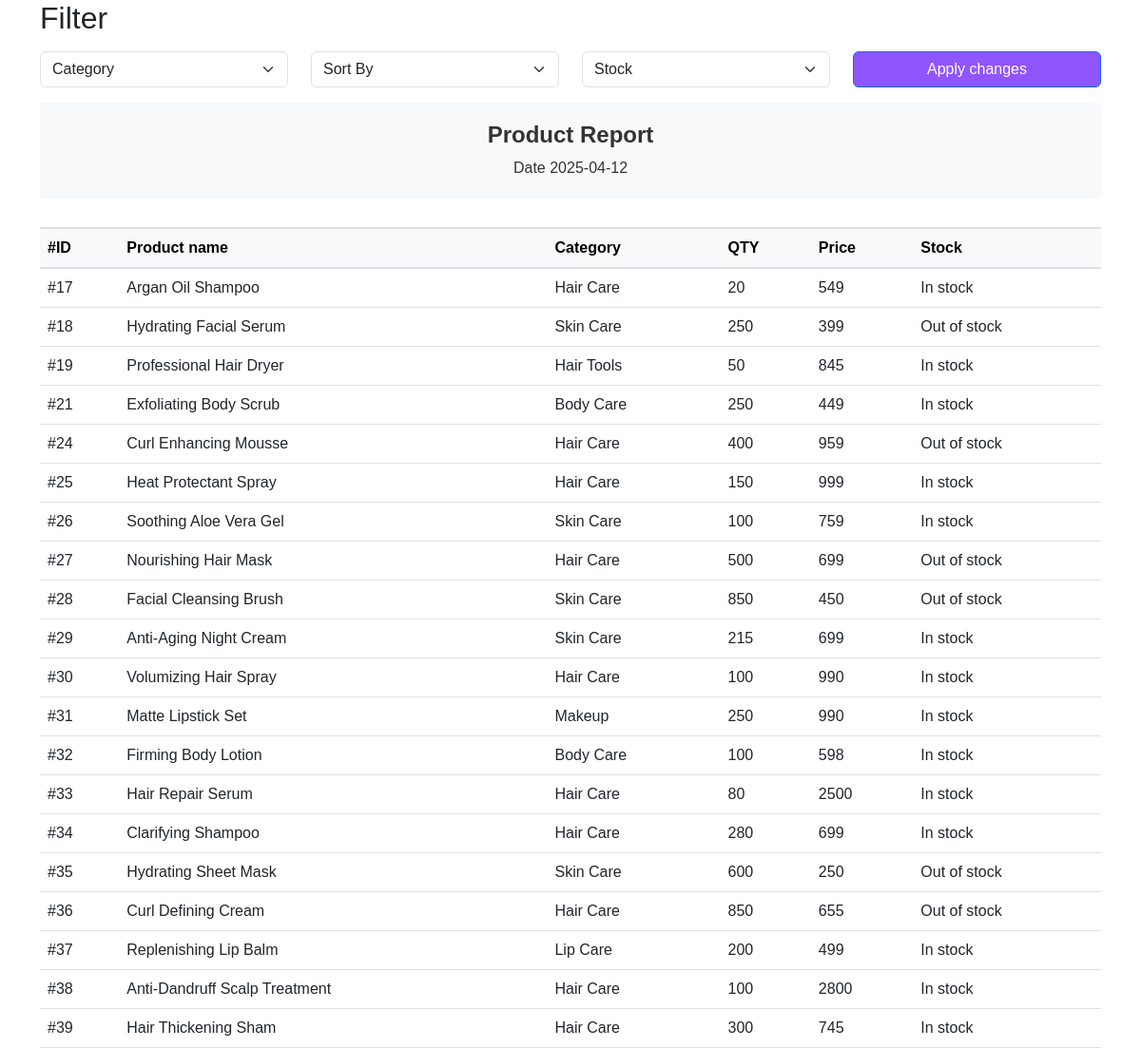
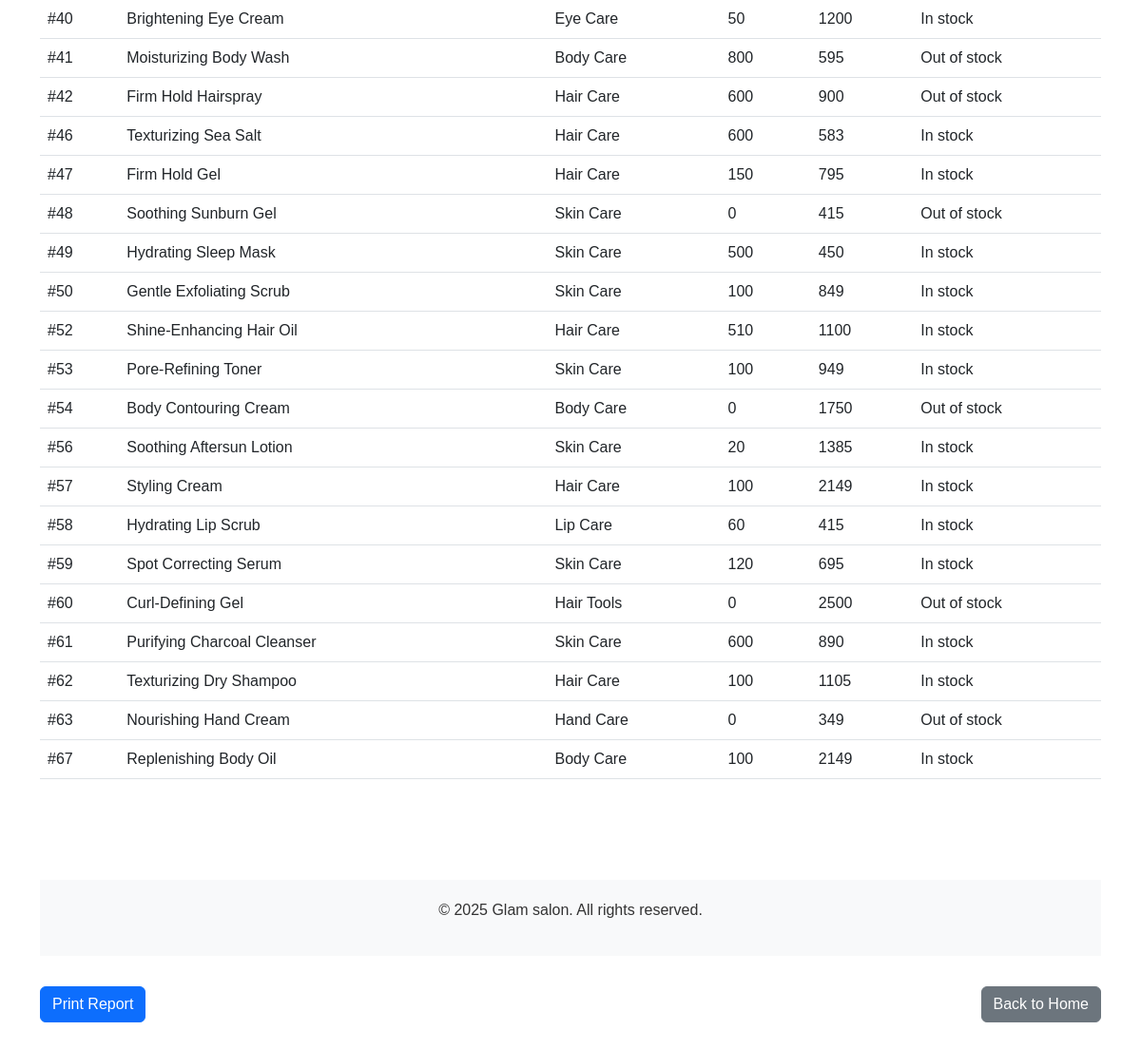
The app's page /admin_panel/html/product_report.php with its own data (2 pictures, top to bottom).
### tables this page shows
CREATE TABLE `tbl_product` (
  `product_id` int(11) NOT NULL,
  `product_name` varchar(35) NOT NULL,
  `description` varchar(150) NOT NULL,
  `product_quantity` int(11) NOT NULL,
  `stock` varchar(20) NOT NULL,
  `product_img` varchar(100) NOT NULL,
  `product_price` int(11) NOT NULL,
  `category_id` int(10) NOT NULL
);

CREATE TABLE `tbl_product_category` (
  `category_id` int(20) NOT NULL,
  `category_name` varchar(20) NOT NULL
);

### admin_panel/html/product_report.php (the view, shortened to what this page needs)
<?php
$connection = mysqli_connect("localhost", "root", "", "projectdb");
if ($_SERVER["REQUEST_METHOD"] == "POST") {
    $category = $_POST['ProductCategory'];
    $sortOption = $_POST['sortOption'];
    $productStock = $_POST['ProductStock'];
    $sql = "SELECT * FROM tbl_product JOIN tbl_product_category ON tbl_product.category_id=tbl_product_category.category_id WHERE 1=1";
    if (!empty($category)) {
        $sql .= " AND tbl_product_category.category_name = '$category'";
    }
    if (!empty($productStock)) {
        $sql .= " AND tbl_product.stock = '$productStock'";
    }
    if (!empty($sortOption)) {
        if ($sortOption === 'price-status-asc') {
            $sql .= " ORDER BY tbl_product.product_price ASC";
        } elseif ($sortOption === 'price-status-desc') {
            $sql .= " ORDER BY tbl_product.product_price DESC";
        }
    }
    $query = mysqli_query($connection, $sql);
} else {
    $query = mysqli_query($connection, "SELECT * FROM tbl_product JOIN tbl_product_category ON tbl_product.category_id=tbl_product_category.category_id");
}
?>
<!DOCTYPE html>
<html lang="en">
<head>
    <link rel="stylesheet" href="https://cdnjs.cloudflare.com/ajax/libs/twitter-bootstrap/5.3.0/css/bootstrap.min.css">
    <link rel="stylesheet" href="../assets/css/report.css" />
</head>
<body>
    <div class="container">
        <div class="card-header">
            <h2 class="card-title">Filter</h2>
            <form method="POST" action="<?php echo htmlspecialchars($_SERVER["PHP_SELF"]); ?>">
                <div class="d-flex justify-content-between align-items-center row py-3 gap-3 gap-md-0">
                    <div class="col-md-3 product_category">
                        <select name="ProductCategory" class="form-select text-capitalize" fdprocessedid="enmacn">
                            <option value="">Category</option>
                        </select>
                    </div>
                    <div class="col-md-3">
                        <select name="sortOption" class="form-select">
                            <option value="">Sort By</option>
                        </select>
                    </div>
                    <div class="col-md-3 product_stock">
                        <select name="ProductStock" class="form-select text-capitalize" fdprocessedid="9ja308">
                            <option value=""> Stock </option>
                        </select>
                    </div>
                    <div class="col-md-3">
                        <button type="submit" class="btn btn-primary" style="width: 100%; background-color:#9055fd">Apply changes</button>
                    </div>
                </div>
            </form>
        </div>
        <div class="header">
            <h2 class="title">Product Report</h2>
            <div class="subtitle">Date <?php echo date('Y-m-d'); ?></div>
        </div>
        <div class="table-responsive text-nowrap">
            <table class="table" id="myTable">
                <thead class="table-light">
                    <tr>
                        <th>#ID</th>
                        <th>Product name</th>
                        <th>Category</th>
                        <th>QTY</th>
                        <th>Price</th>
                        <th>Stock</th>
                    </tr>
                </thead>
                <tbody class="table-border-bottom-1">
                    <?php
                    while ($products = mysqli_fetch_array($query)) {
                        echo "<tr>
                                    <td>#{$products['product_id']}</td>
                                    <td>{$products['product_name']}</td>
                                    <td>{$products['category_name']}</td>
                                    <td>{$products['product_quantity']}</td>
                                    <td>{$products['product_price']}</td>
                                    <td>{$products['stock']}</td>
                                </tr>";
                    }
                    ?>
                </tbody>
            </table>
        </div>
        <div class="report-content">
        </div>
        <div class="footer">
            <p>&copy; <?php echo date('Y'); ?> Glam salon. All rights reserved.</p>
        </div>
        <div class="row" style="padding-top: 2rem; padding-bottom: 5rem;">
            <div class="col-md-6">
                <button class="btn btn-primary" onclick="window.print();">Print Report</button>
            </div>
            <div class="col-md-6 text-end">
                <a href="index.php" class="btn btn-secondary">Back to Home</a>
            </div>
        </div>
    </div>
</body>
</html>

### admin_panel/assets/css/report.css (style rules this page uses)
body { font-family: Arial, sans-serif; }
.header { background-color: #f8f9fa; color: #333; padding: 20px 0; text-align: center; margin-bottom: 30px; }
.title { font-size: 24px; font-weight: bold; }
.report-content { padding: 30px; }
.footer { background-color: #f8f9fa; color: #333; padding: 20px 0; text-align: center; margin-top: 30px; }
.table thead { background-color: #e9ecef; color: #333; border-top: 2px solid #dee2e6; border-bottom: 2px solid #dee2e6; }
.table thead th { border: none; font-weight: bold; vertical-align: middle; }
.table tbody td { vertical-align: middle; }

### records on screen
tbl_product: product_id "17", product_name "Argan Oil Shampoo", category.category_name "Hair Care", product_quantity "20", product_price "549", stock "In stock"
tbl_product: product_id "18", product_name "Hydrating Facial Serum", category.category_name "Skin Care", product_quantity "250", product_price "399", stock "Out of stock"
tbl_product: product_id "19", product_name "Professional Hair Dryer", category.category_name "Hair Tools", product_quantity "50", product_price "845", stock "In stock"
tbl_product: product_id "21", product_name "Exfoliating Body Scrub", category.category_name "Body Care", product_quantity "250", product_price "449", stock "In stock"
tbl_product: product_id "24", product_name "Curl Enhancing Mousse", category.category_name "Hair Care", product_quantity "400", product_price "959", stock "Out of stock"
tbl_product: product_id "25", product_name "Heat Protectant Spray", category.category_name "Hair Care", product_quantity "150", product_price "999", stock "In stock"
tbl_product: product_id "26", product_name "Soothing Aloe Vera Gel", category.category_name "Skin Care", product_quantity "100", product_price "759", stock "In stock"
tbl_product: product_id "27", product_name "Nourishing Hair Mask", category.category_name "Hair Care", product_quantity "500", product_price "699", stock "Out of stock"
tbl_product: product_id "28", product_name "Facial Cleansing Brush", category.category_name "Skin Care", product_quantity "850", product_price "450", stock "Out of stock"
tbl_product: product_id "29", product_name "Anti-Aging Night Cream", category.category_name "Skin Care", product_quantity "215", product_price "699", stock "In stock"
tbl_product: product_id "30", product_name "Volumizing Hair Spray", category.category_name "Hair Care", product_quantity "100", product_price "990", stock "In stock"
tbl_product: product_id "31", product_name "Matte Lipstick Set", category.category_name "Makeup", product_quantity "250", product_price "990", stock "In stock"
tbl_product: product_id "32", product_name "Firming Body Lotion", category.category_name "Body Care", product_quantity "100", product_price "598", stock "In stock"
tbl_product: product_id "33", product_name "Hair Repair Serum", category.category_name "Hair Care", product_quantity "80", product_price "2500", stock "In stock"
tbl_product: product_id "34", product_name "Clarifying Shampoo", category.category_name "Hair Care", product_quantity "280", product_price "699", stock "In stock"
tbl_product: product_id "35", product_name "Hydrating Sheet Mask", category.category_name "Skin Care", product_quantity "600", product_price "250", stock "Out of stock"
tbl_product: product_id "36", product_name "Curl Defining Cream", category.category_name "Hair Care", product_quantity "850", product_price "655", stock "Out of stock"
tbl_product: product_id "37", product_name "Replenishing Lip Balm", category.category_name "Lip Care", product_quantity "200", product_price "499", stock "In stock"
tbl_product: product_id "38", product_name "Anti-Dandruff Scalp Treatment", category.category_name "Hair Care", product_quantity "100", product_price "2800", stock "In stock"
tbl_product: product_id "39", product_name "Hair Thickening Sham", category.category_name "Hair Care", product_quantity "300", product_price "745", stock "In stock"
tbl_product: product_id "40", product_name "Brightening Eye Cream", category.category_name "Eye Care", product_quantity "50", product_price "1200", stock "In stock"
tbl_product: product_id "41", product_name "Moisturizing Body Wash", category.category_name "Body Care", product_quantity "800", product_price "595", stock "Out of stock"
tbl_product: product_id "42", product_name "Firm Hold Hairspray", category.category_name "Hair Care", product_quantity "600", product_price "900", stock "Out of stock"
tbl_product: product_id "46", product_name "Texturizing Sea Salt", category.category_name "Hair Care", product_quantity "600", product_price "583", stock "In stock"
tbl_product: product_id "47", product_name "Firm Hold Gel", category.category_name "Hair Care", product_quantity "150", product_price "795", stock "In stock"
tbl_product: product_id "48", product_name "Soothing Sunburn Gel", category.category_name "Skin Care", product_quantity "0", product_price "415", stock "Out of stock"
tbl_product: product_id "49", product_name "Hydrating Sleep Mask", category.category_name "Skin Care", product_quantity "500", product_price "450", stock "In stock"
tbl_product: product_id "50", product_name "Gentle Exfoliating Scrub", category.category_name "Skin Care", product_quantity "100", product_price "849", stock "In stock"
tbl_product: product_id "52", product_name "Shine-Enhancing Hair Oil", category.category_name "Hair Care", product_quantity "510", product_price "1100", stock "In stock"
tbl_product: product_id "53", product_name "Pore-Refining Toner", category.category_name "Skin Care", product_quantity "100", product_price "949", stock "In stock"
tbl_product: product_id "54", product_name "Body Contouring Cream", category.category_name "Body Care", product_quantity "0", product_price "1750", stock "Out of stock"
tbl_product: product_id "56", product_name "Soothing Aftersun Lotion", category.category_name "Skin Care", product_quantity "20", product_price "1385", stock "In stock"
tbl_product: product_id "57", product_name "Styling Cream", category.category_name "Hair Care", product_quantity "100", product_price "2149", stock "In stock"
tbl_product: product_id "58", product_name "Hydrating Lip Scrub", category.category_name "Lip Care", product_quantity "60", product_price "415", stock "In stock"
tbl_product: product_id "59", product_name "Spot Correcting Serum", category.category_name "Skin Care", product_quantity "120", product_price "695", stock "In stock"
tbl_product: product_id "60", product_name "Curl-Defining Gel", category.category_name "Hair Tools", product_quantity "0", product_price "2500", stock "Out of stock"
tbl_product: product_id "61", product_name "Purifying Charcoal Cleanser", category.category_name "Skin Care", product_quantity "600", product_price "890", stock "In stock"
tbl_product: product_id "62", product_name "Texturizing Dry Shampoo", category.category_name "Hair Care", product_quantity "100", product_price "1105", stock "In stock"
tbl_product: product_id "63", product_name "Nourishing Hand Cream", category.category_name "Hand Care", product_quantity "0", product_price "349", stock "Out of stock"
tbl_product: product_id "67", product_name "Replenishing Body Oil", category.category_name "Body Care", product_quantity "100", product_price "2149", stock "In stock"
